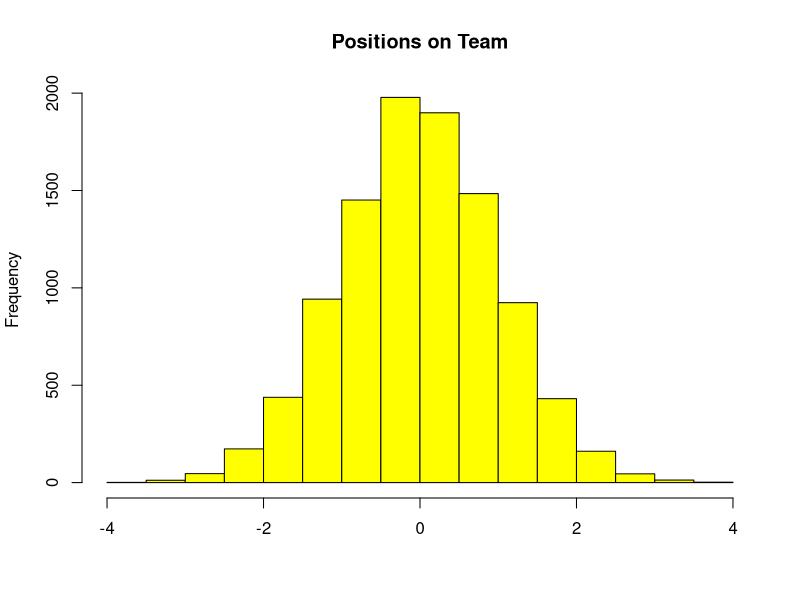

The R source for this figure:
## ---- chunk 1
#| echo: false
set.seed(123)
hist(rnorm(10000), col = "yellow", main = "Positions on Team", xlab = "")
